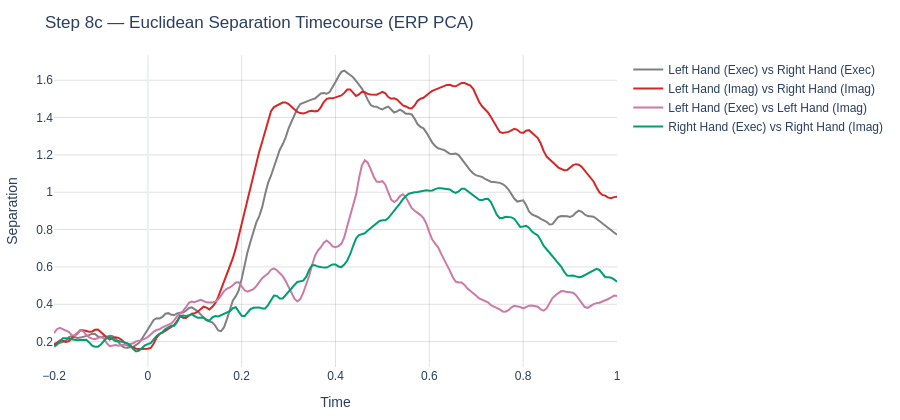

Write notebook code for a chart like this one.
### Code cell
# ==============================================================================
# Step 8c: Interactive Euclidean Separation Timecourse (ERP PCA)
# ==============================================================================
fig_euc_erp = plot_trajectory_separation(
    separation=format_pair_keys(sep_timecourses_erp["centroid"], LABEL_NAMES, exclude_pairs=exclude_pairs),
    times=time_axis,
    title='Step 8c — Euclidean Separation Timecourse (ERP PCA)',
    color_map=pair_color_map,
    smooth_window=10
)
fig_euc_erp.show()

### Figure 1 — Plotly figure (JSON) as saved in the notebook; plotly's stock layout.template omitted (floating-point values rounded to 4 significant figures; data arrays with more than 128 entries replaced by an {"elided": "..."} marker saying what was removed)
{"data": [{"line": {"color": "gray"}, "mode": "lines", "name": "Left Hand (Exec) vs Right Hand (Exec)", "type": "scatter", "x": {"elided": "193 float values"}, "y": {"elided": "193 float values"}}, {"line": {"color": "#d62728"}, "mode": "lines", "name": "Left Hand (Imag) vs Right Hand (Imag)", "type": "scatter", "x": {"elided": "193 float values"}, "y": {"elided": "193 float values"}}, {"line": {"color": "#CC79A7"}, "mode": "lines", "name": "Left Hand (Exec) vs Left Hand (Imag)", "type": "scatter", "x": {"elided": "193 float values"}, "y": {"elided": "193 float values"}}, {"line": {"color": "#009E73"}, "mode": "lines", "name": "Right Hand (Exec) vs Right Hand (Imag)", "type": "scatter", "x": {"elided": "193 float values"}, "y": {"elided": "193 float values"}}], "layout": {"height": 420, "margin": {"b": 50, "l": 50, "r": 40, "t": 55}, "title": {"text": "Step 8c — Euclidean Separation Timecourse (ERP PCA)"}, "xaxis": {"title": {"text": "Time"}}, "yaxis": {"title": {"text": "Separation"}}}}
